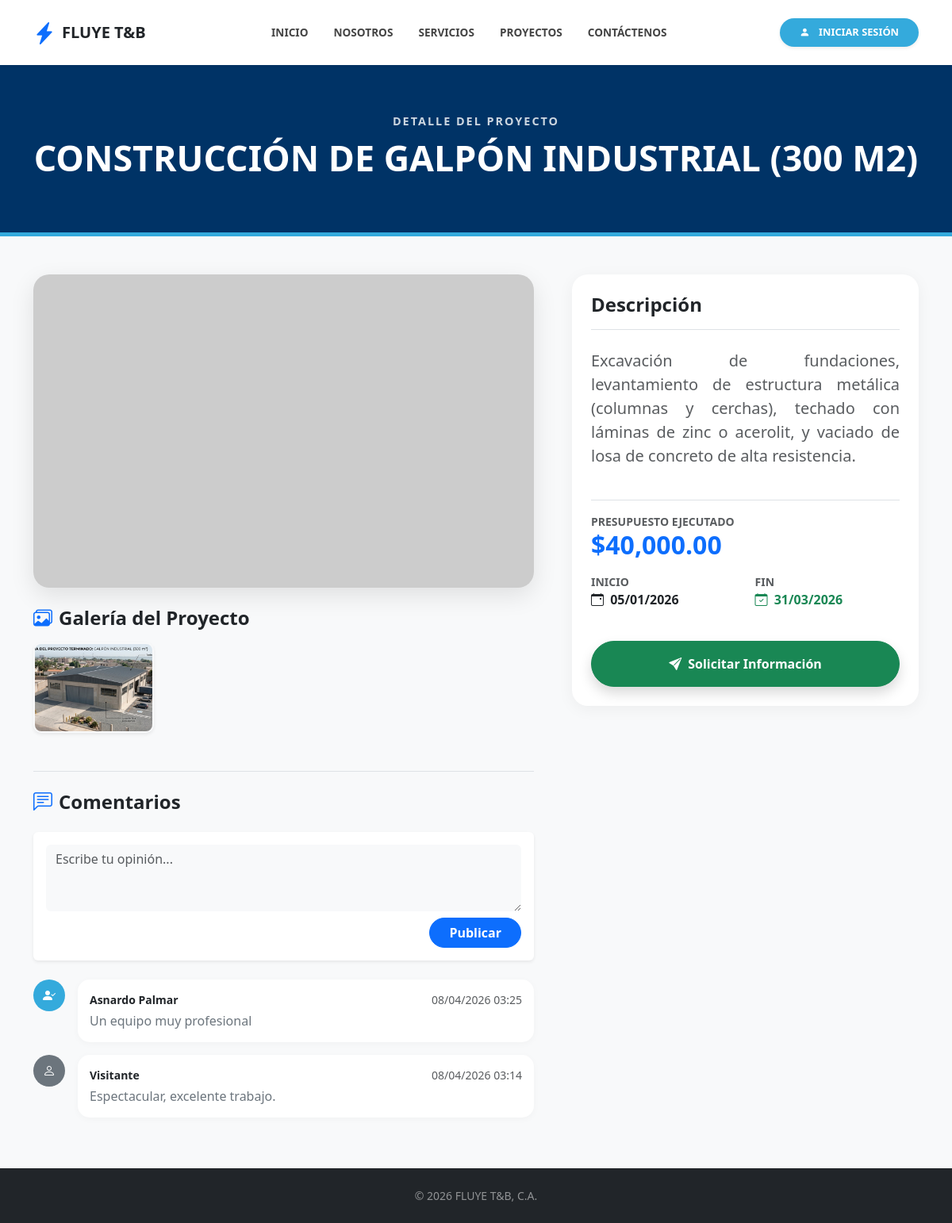
Page /proyecto_detalle.php?id=6 on the committed database.
### tables this page shows
CREATE TABLE `proyecto` (
  `id_proyecto` int NOT NULL,
  `descripcion` text,
  `imagen_principal` varchar(255) DEFAULT 'default.jpg',
  `fecha_inicio` date DEFAULT NULL,
  `fecha_fin` date DEFAULT NULL,
  `presupuesto_estimado` decimal(12,2) DEFAULT NULL,
  `fecha_entrega_real` date DEFAULT NULL,
  `id_servicio` int DEFAULT NULL
);

CREATE TABLE `servicio` (
  `id_servicio` int NOT NULL,
  `tipo_servicio` varchar(100) DEFAULT NULL,
  `precio_referencial` decimal(10,2) DEFAULT NULL,
  `unidad_medida` enum('Hora','Metro','Kilo','Global') DEFAULT 'Global',
  `id_status` int DEFAULT NULL,
  `id_tipo` int DEFAULT NULL
);

CREATE TABLE `proyecto_imagenes` (
  `id_img` int NOT NULL,
  `id_proyecto` int DEFAULT NULL,
  `ruta_imagen` varchar(255) DEFAULT NULL
);

CREATE TABLE `comentarios` (
  `id_comentario` int NOT NULL,
  `id_proyecto` int DEFAULT NULL,
  `id_usuario` int DEFAULT NULL,
  `texto_comentario` text,
  `fecha_registro` timestamp NULL DEFAULT CURRENT_TIMESTAMP
);

CREATE TABLE `Usuario` (
  `id_usuario` int NOT NULL,
  `nombre_usuario` varchar(100) DEFAULT NULL,
  `cedula` varchar(20) DEFAULT NULL,
  `correo` varchar(100) DEFAULT NULL,
  `password` varchar(255) DEFAULT NULL,
  `id_empresa` int DEFAULT NULL,
  `token_verificacion` varchar(255) DEFAULT NULL,
  `cuenta_activa` tinyint(1) DEFAULT '0'
);

### proyecto_detalle.php (the view, shortened to what this page needs)
<?php
$host = 'localhost';
$db   = 'fluyetyb_proyecto';
$user = 'fluyetyb_fluyetyb-proyecto';
$pass = 'Cum2026*';
$conexion = mysqli_connect($host, $user, $pass, $db);
$datos_proy = null;
if (isset($_GET['id']) && is_numeric($_GET['id'])) {
    $id_proyecto = mysqli_real_escape_string($conexion, $_GET['id']);
    $query_proy = "SELECT p.*, s.tipo_servicio, s.id_tipo, s.id_servicio
                   FROM proyecto p
                   LEFT JOIN servicio s ON p.id_servicio = s.id_servicio
                   WHERE p.id_proyecto = '$id_proyecto' LIMIT 1";
    $res_proy = mysqli_query($conexion, $query_proy);
    $datos_proy = mysqli_fetch_assoc($res_proy);
} else {
    header("Location: index.php"); exit();
}
$ruta_base = "uploads/proyectos/";
?>
<!DOCTYPE html>
<html lang="es">
<head>
    <link href="https://cdn.jsdelivr.net/npm/bootstrap@5.3.0/dist/css/bootstrap.min.css" rel="stylesheet">
    <link rel="stylesheet" href="https://cdn.jsdelivr.net/npm/bootstrap-icons@1.11.0/font/bootstrap-icons.css">
    <link rel="stylesheet" href="https://cdn.jsdelivr.net/npm/glightbox/dist/css/glightbox.min.css" />
</head>
<body>
    <?php if(file_exists('menu.php')) include 'menu.php'; ?>
    <header class="hero-section text-center mb-5">
        <div class="container">
            <span class="text-small-label fw-bold">Detalle del Proyecto</span>
            <h1 class="text-main-title"><?php echo htmlspecialchars($datos_proy['tipo_servicio']); ?></h1>
        </div>
    </header>
    <div class="container mb-5">
        <div class="row g-5">
            <div class="col-lg-7">
                <a href="<?php echo $ruta_base . $datos_proy['imagen_principal']; ?>" class="glightbox img-principal-wrapper mb-4" data-gallery="gallery1">
                    <img src="<?php echo $ruta_base . $datos_proy['imagen_principal']; ?>" class="img-principal" onerror="this.src='https://via.placeholder.com/800x500'">
                </a>
                <h4 class="fw-bold mb-3"><i class="bi bi-images me-2 text-primary"></i>Galería del Proyecto</h4>
                <div class="row g-2 mb-5">
                    <?php
                    $sql_gal = "SELECT ruta_imagen FROM proyecto_imagenes WHERE id_proyecto = '$id_proyecto'";
                    $res_gal = mysqli_query($conexion, $sql_gal);
                    if($res_gal && mysqli_num_rows($res_gal) > 0) {
                        while($foto = mysqli_fetch_assoc($res_gal)) {
                            $path = $ruta_base . trim($foto['ruta_imagen']); ?>
                            <div class="col-4 col-md-3">
                                <a href="<?php echo $path; ?>" class="glightbox thumb-galeria-wrapper shadow-sm" data-gallery="gallery1">
                                    <img src="<?php echo $path; ?>" class="thumb-galeria w-100" onerror="this.style.display='none'">
                                </a>
                            </div>
                        <?php }
                    } else { echo '<p class="text-muted small ms-2">No hay fotos adicionales.</p>'; }
                    ?>
                </div>
                <div id="comentarios-section" class="pt-4 border-top">
                    <h4 class="fw-bold mb-4"><i class="bi bi-chat-left-text me-2 text-primary"></i>Comentarios</h4>
                    <form action="" method="POST" class="mb-4">
                        <div class="card shadow-sm border-0 p-3">
                            <textarea name="texto_comentario" class="form-control border-0 bg-light" rows="3" placeholder="Escribe tu opinión..." required></textarea>
                            <div class="text-end mt-2">
                                <button type="submit" name="enviar_comentario" class="btn btn-primary px-4 rounded-pill fw-bold">Publicar</button>
                            </div>
                        </div>
                    </form>
                    <div class="lista-comentarios">
                        <?php
                        $sql_com = "SELECT c.*, u.nombre_usuario FROM comentarios c LEFT JOIN Usuario u ON c.id_usuario = u.id_usuario WHERE c.id_proyecto = '$id_proyecto' ORDER BY c.fecha_registro DESC";
                        $res_com = mysqli_query($conexion, $sql_com);
                        if ($res_com && mysqli_num_rows($res_com) > 0) {
                            while ($com = mysqli_fetch_assoc($res_com)) {
                                $es_reg = !empty($com['id_usuario']); ?>
                                <div class="d-flex mb-3">
                                    <div class="flex-shrink-0">
                                        <div class="rounded-circle text-white d-flex align-items-center justify-content-center <?php echo $es_reg ? 'avatar-user' : 'avatar-guest'; ?>" style="width: 40px; height: 40px;">
                                            <i class="bi <?php echo $es_reg ? 'bi-person-check-fill' : 'bi-person'; ?>"></i>
                                        </div>
                                    </div>
                                    <div class="flex-grow-1 ms-3">
                                        <div class="comment-bubble">
                                            <div class="d-flex justify-content-between">
                                                <small class="fw-bold"><?php echo htmlspecialchars($es_reg ? $com['nombre_usuario'] : 'Visitante'); ?></small>
                                                <small class="text-muted"><?php echo date("d/m/Y H:i", strtotime($com['fecha_registro'])); ?></small>
                                            </div>
                                            <p class="mb-0 text-secondary mt-1"><?php echo nl2br(htmlspecialchars($com['texto_comentario'])); ?></p>
                                        </div>
                                    </div>
                                </div>
                            <?php }
                        } else { echo '<p class="text-center text-muted py-4">Aún no hay comentarios.</p>'; }
                        ?>
                    </div>
                </div>
            </div>
            <div class="col-lg-5">
                <div class="card card-info p-4">
                    <h4 class="fw-bold text-dark mb-4 border-bottom pb-3">Descripción</h4>
                    <p class="text-muted fs-5" style="text-align: justify;"><?php echo nl2br(htmlspecialchars($datos_proy['descripcion'])); ?></p>
                    <div class="mt-4 pt-3 border-top">
                        <div class="mb-3">
                            <small class="text-muted d-block fw-bold text-uppercase small">Presupuesto Ejecutado</small>
                            <h2 class="fw-bold text-primary">$<?php echo number_format($datos_proy['presupuesto_estimado'], 2); ?></h2>
                        </div>
                        <div class="row">
                            <div class="col-6">
                                <small class="text-muted d-block fw-bold text-uppercase small">Inicio</small>
                                <p class="fw-bold"><i class="bi bi-calendar-event me-1"></i> <?php echo date("d/m/Y", strtotime($datos_proy['fecha_inicio'])); ?></p>
                            </div>
                            <div class="col-6">
                                <small class="text-muted d-block fw-bold text-uppercase small">Fin</small>
                                <p class="fw-bold text-success"><i class="bi bi-calendar-check me-1"></i> <?php echo date("d/m/Y", strtotime($datos_proy['fecha_fin'])); ?></p>
                            </div>
                        </div>
                    </div>
                    <button type="button" class="btn btn-success w-100 rounded-pill py-3 fw-bold mt-4 shadow" data-bs-toggle="modal" data-bs-target="#modalSolicitud">
                        <i class="bi bi-send-fill me-2"></i>Solicitar Información
                    </button>
                </div>
            </div>
        </div>
    </div>
    <footer class="py-4 bg-dark text-white text-center">
        <div class="container"><p class="mb-0 small opacity-50">&copy; <?php echo date('Y'); ?> FLUYE T&B, C.A.</p></div>
    </footer>
</body>
</html>

### proyecto_detalle.php (style rules this page uses)
:root { --dark-blue: #003366; --brand-blue: #34aadc; }
body { background-color: #f8f9fa; }
.hero-section { background: var(--dark-blue); color: white; padding: 60px 0; border-bottom: 5px solid var(--brand-blue); }
.text-small-label { font-size: 0.9rem; text-transform: uppercase; letter-spacing: 2px; opacity: 0.8; margin-bottom: 8px; display: block; }
.text-main-title { font-size: 2.8rem; font-weight: 800; text-transform: uppercase; line-height: 1.2; }
.img-principal-wrapper { position: relative; display: block; border-radius: 20px; overflow: hidden; box-shadow: 0 10px 30px rgba(0,0,0,0.1); }
.img-principal { width: 100%; object-fit: cover; max-height: 500px; transition: transform 0.4s; }
.thumb-galeria-wrapper { display: block; border-radius: 10px; overflow: hidden; border: 2px solid transparent; transition: 0.3s; }
.thumb-galeria { height: 110px; object-fit: cover; transition: 0.3s; }
.card-info { border: none; border-radius: 20px; box-shadow: 0 4px 20px rgba(0,0,0,0.05); background: #fff; }
.comment-bubble { background: #fff; border-radius: 15px; padding: 15px; box-shadow: 0 2px 10px rgba(0,0,0,0.03); }
.avatar-user { background: var(--brand-blue) !important; }
.avatar-guest { background: #6c757d !important; }

### rows in the picture
proyecto: id_servicio.tipo_servicio "CONSTRUCCIÓN DE GALPÓN INDUSTRIAL (300 M2)", descripcion "Excavación de fundaciones, levantamiento de estructura metálica (columnas y cerchas), techado con láminas de zinc o acerolit, y vaciado de losa de concreto de alta resistencia.", presupuesto_estimado "40,000.00", fecha_inicio "05/01/2026", fecha_fin "31/03/2026"
proyecto_imagenes: ruta_imagen (picture)
comentarios: id_usuario.nombre_usuario "Asnardo Palmar", fecha_registro "08/04/2026 03:25", texto_comentario "Un equipo muy profesional"
comentarios: id_usuario "Visitante", fecha_registro "08/04/2026 03:14", texto_comentario "Espectacular, excelente trabajo."
